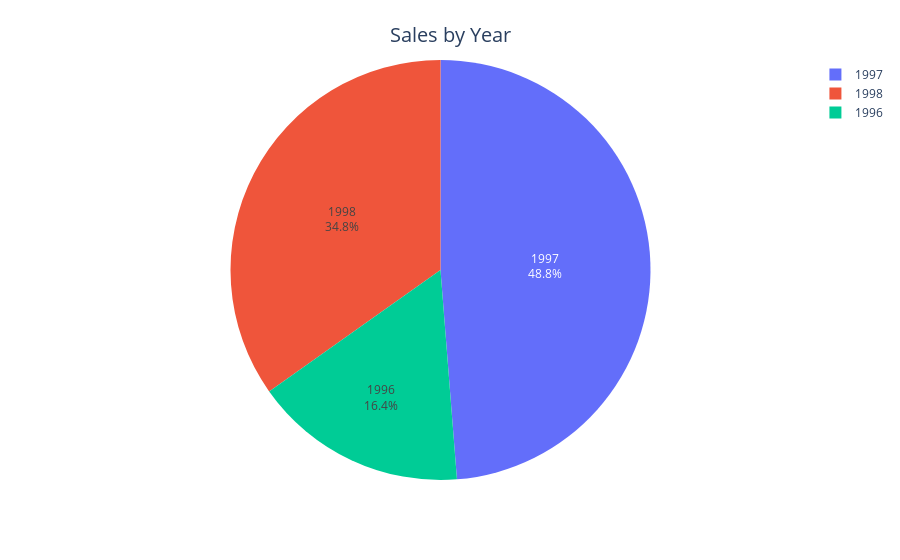

Notebook code cell kept with this figure:
### Code cell
fig = px.pie(values=yearly_sales, names=yearly_sales.index)
fig.update_traces(textposition='inside', textinfo='percent+label')
fig.update_layout(
    title_text='Sales by Year',
    title_x=0.5,
    title_y=0.95,
    title_font=dict(size=20)
)
fig.show()

### Figure 1 — Plotly figure (JSON) as saved in the notebook; plotly's stock layout.template omitted (floating-point values rounded to 4 significant figures)
{"data": [{"domain": {"x": [0, 1], "y": [0, 1]}, "hovertemplate": "label=%{label}<br>value=%{value}<extra></extra>", "labels": [1996, 1997, 1998], "legendgroup": "", "name": "", "showlegend": true, "textinfo": "percent+label", "textposition": "inside", "type": "pie", "values": [208100.0, 617100.0, 440600.0]}], "layout": {"legend": {"tracegroupgap": 0}, "margin": {"t": 60}, "title": {"font": {"size": 20}, "text": "Sales by Year", "x": 0.5, "y": 0.95}}}
